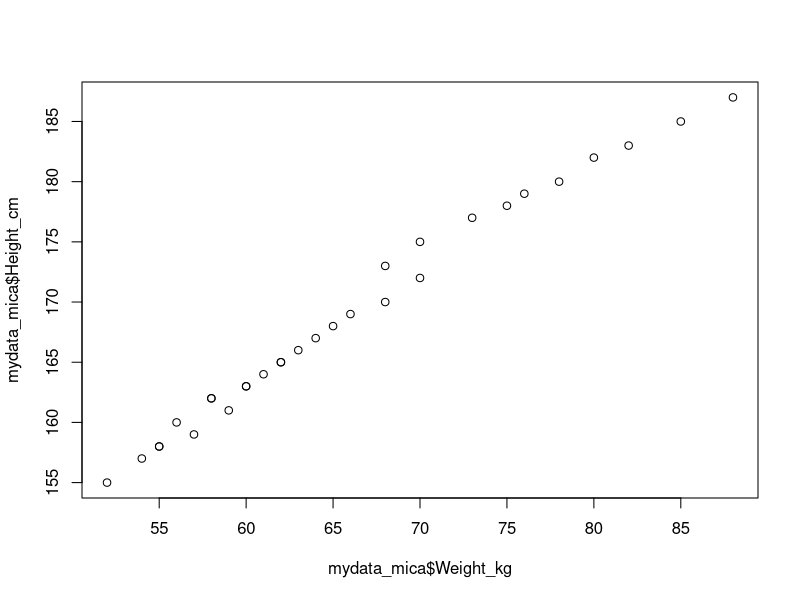
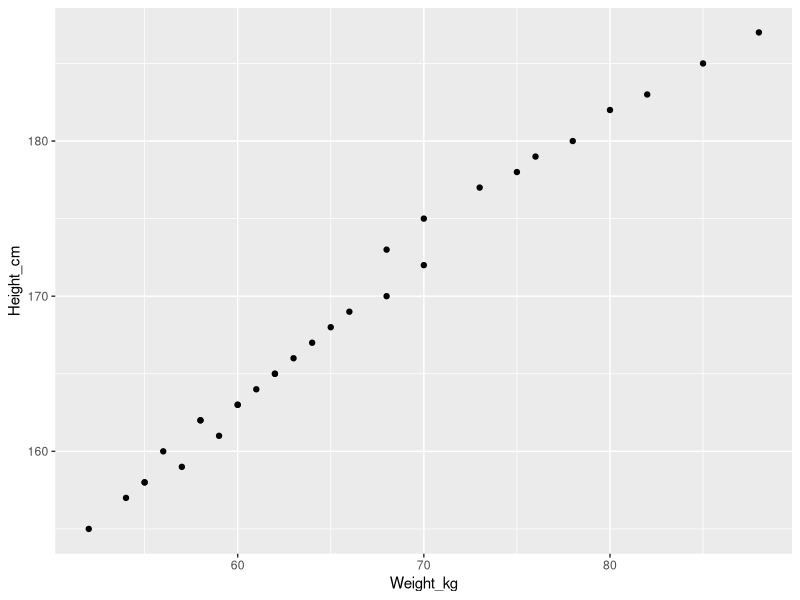
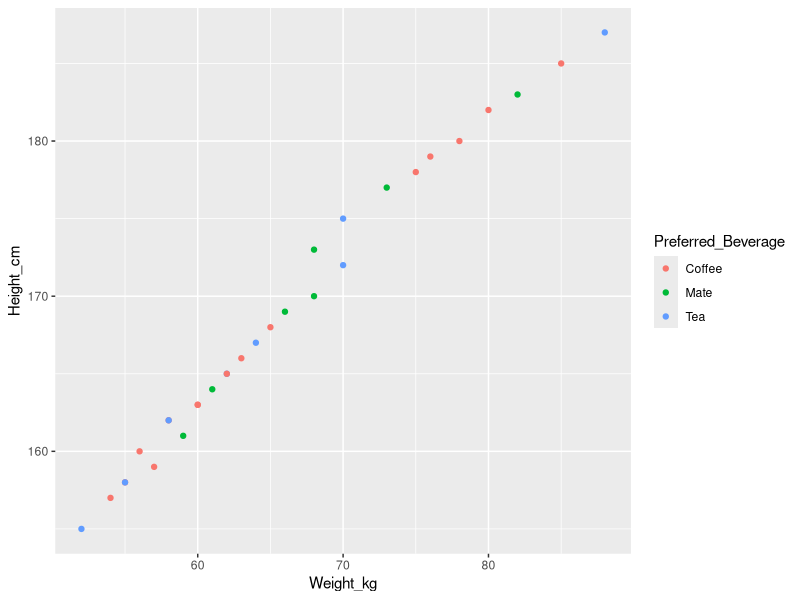
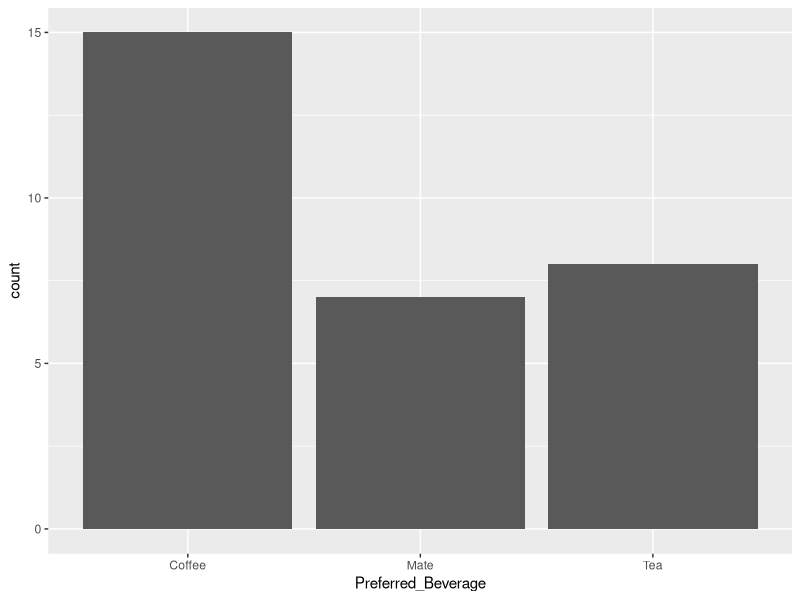
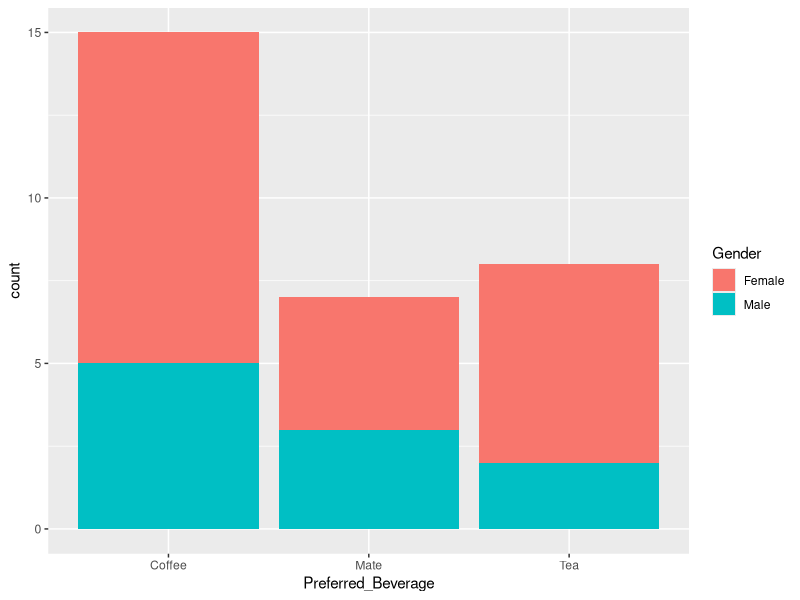

Generate these figures, in order, with R:
## ---- chunk 1
#| include: false

library(readr)
mydata_mica <- read_csv("../data/student-dataset.csv")

## ---- chunk 2
#| include: false
nrow(mydata_mica)

## ---- chunk 3
mydata_mica$Weight_kg
mydata_mica$Height_cm
## ---- chunk 4
mean(mydata_mica$Weight_kg)
## ---- chunk 5
library(dplyr)
mydata_mica |>
  group_by(Gender)|>
  summarize(
    Peso = mean(Weight_kg)
  )
    
## ---- chunk 6
mydata_mica |>
  group_by(Gender)|>
  summarize(
    Estatura = mean(Height_cm)
  )
    
## ---- chunk 7
plot( mydata_mica$Weight_kg,  mydata_mica$Height_cm )
## ---- chunk 8
library(ggplot2)
mydata_mica |>
  ggplot( aes(Weight_kg, Height_cm ))+
  geom_point()

## ---- chunk 9
mydata_mica |>
  ggplot( aes(Weight_kg, Height_cm, colour = Preferred_Beverage ))+
  geom_point()

## ---- chunk 10
table(mydata_mica$Preferred_Beverage)
## ---- chunk 11
mydata_mica |>
  ggplot(aes(Preferred_Beverage ))+
  geom_bar()
  
## ---- chunk 12
mydata_mica |>
  ggplot(aes(Preferred_Beverage, fill = Gender ))+
  geom_bar()
  
